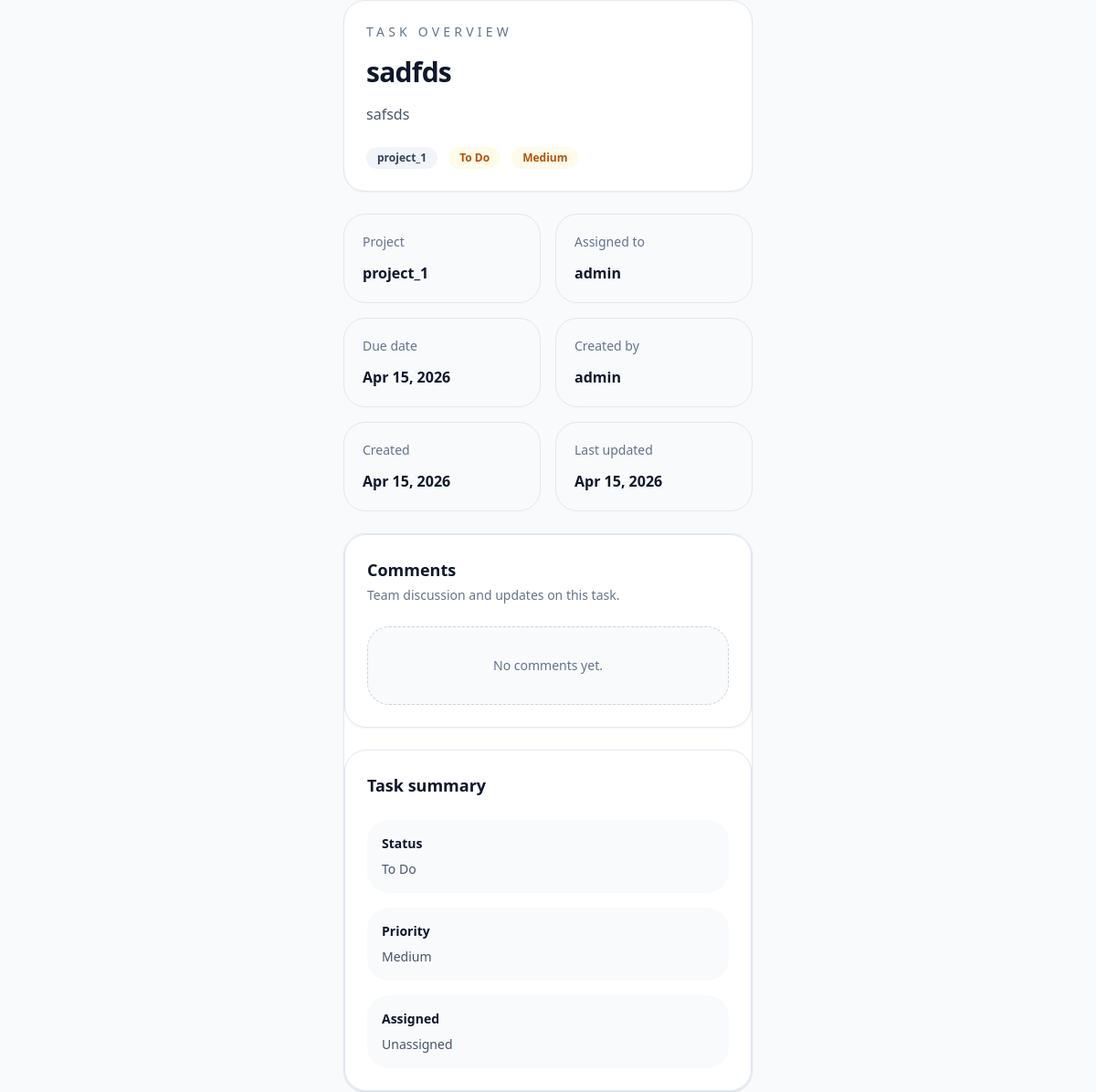
The page /task/task_detail/4 on the database its author committed.
### tasks/models.py (models this page shows, shortened)
class Task(models.Model):
    STATUS_CHOICES = [
        ("todo", "To Do"),
        ("in_progress", "In Progress"),
        ("review", "Review"),
        ("done", "Done"),
    ]
    PRIORITY_CHOICES = [
        ("low", "Low"),
        ("medium", "Medium"),
        ("high", "High"),
        ("urgent", "Urgent"),
    ]
    title = models.CharField(max_length=200)
    description = models.TextField(blank=True)
    project = models.ForeignKey(Project, on_delete=models.CASCADE, related_name="tasks")
    assigned_to = models.ForeignKey(settings.AUTH_USER_MODEL, on_delete=models.SET_NULL, null=True, blank=True, related_name="assigned_tasks")
    created_by = models.ForeignKey(settings.AUTH_USER_MODEL, on_delete=models.SET_NULL, null=True, related_name="created_tasks")
    labels = models.ManyToManyField(Label, blank=True, related_name="tasks")
    status = models.CharField(max_length=20, choices=STATUS_CHOICES, default="todo")
    priority = models.CharField(max_length=20, choices=PRIORITY_CHOICES, default="medium")
    due_date = models.DateField(blank=True, null=True)
    is_completed = models.BooleanField(default=False)
    order = models.PositiveIntegerField(default=0)
    created_at = models.DateTimeField(auto_now_add=True)
    updated_at = models.DateTimeField(auto_now=True)

class Project(models.Model):
    name = models.CharField(max_length=150)
    description = models.TextField(blank=True)
    owner = models.ForeignKey(settings.AUTH_USER_MODEL, on_delete=models.CASCADE, related_name="owned_projects")
    members = models.ManyToManyField(settings.AUTH_USER_MODEL, blank=True, related_name="projects")
    start_date = models.DateField(default=timezone.now)
    due_date = models.DateField(blank=True, null=True)
    is_archived = models.BooleanField(default=False)
    created_at = models.DateTimeField(auto_now_add=True)

### accounts/models.py (models this page shows, shortened)
class User(AbstractUser):
    ROLE_CHOICES = [
        ("admin", "Admin"),
        ("manager", "Manager"),
        ("member", "Member"),
    ]
    role = models.CharField(max_length=20, choices=ROLE_CHOICES, default="member")
    phone = models.CharField(max_length=20, blank=True)
    avatar = models.ImageField(upload_to="avatars/", blank=True, null=True)
    location = models.CharField(max_length=100, blank=True)
    bio = models.TextField(blank=True)

### tasks/views.py (the view)
# urls.py: path('task_detail/<int:id>',views.task_detail,name='task_detail'),
def task_detail(request, id):
    try:
        task = Task.objects \
            .select_related('project', 'project__owner', 'created_by', 'assigned_to') \
            .prefetch_related('comments__user') \
            .get(pk=id)
    except Task.DoesNotExist:
        raise Http404("Task not found.")
    context = {
        'task': task,
    }
    return render(request, 'tasks/task_detail.html', context)

### templates/tasks/task_detail.html (shortened to what this page needs)
{% extends 'base.html' %}
{% block content %}
<div class="space-y-6">
  <section class="rounded-3xl border border-slate-200 bg-white p-6 shadow-sm">
    <div class="flex flex-col gap-6 xl:flex-row xl:items-start xl:justify-between">
      <div class="space-y-4">
        <p class="text-sm uppercase tracking-[0.3em] text-slate-500">Task overview</p>
        <h2 class="text-2xl font-semibold tracking-tight text-slate-900 sm:text-3xl">
          {{ task.title }}
        </h2>
        <p class="max-w-3xl text-sm text-slate-600 sm:text-base">
          {{ task.description|default:'No description provided yet.' }}
        </p>
      </div>
      <div class="flex flex-wrap items-center gap-3">
        <span class="rounded-full bg-slate-100 px-3 py-1 text-xs font-semibold text-slate-700">
          {{ task.project.name }}
        </span>
        <span class="rounded-full px-3 py-1 text-xs font-semibold
          {% if task.status == 'done' %}bg-emerald-50 text-emerald-700
          {% elif task.status == 'todo' %}bg-amber-50 text-amber-700
          {% elif task.status == 'in_progress' %}bg-sky-50 text-sky-700
          {% else %}bg-indigo-50 text-indigo-700{% endif %}">
          {{ task.get_status_display }}
        </span>
        <span class="rounded-full px-3 py-1 text-xs font-semibold
          {% if task.priority == 'urgent' %}bg-red-50 text-red-700
          {% elif task.priority == 'high' %}bg-rose-50 text-rose-700
          {% elif task.priority == 'medium' %}bg-amber-50 text-amber-700
          {% else %}bg-slate-100 text-slate-700{% endif %}">
          {{ task.get_priority_display }}
        </span>
      </div>
    </div>
  </section>
  <section class="grid gap-4 sm:grid-cols-2 xl:grid-cols-3">
    <div class="rounded-3xl border border-slate-200 bg-slate-50 p-5">
      <p class="text-sm text-slate-500">Project</p>
      <p class="mt-3 text-base font-semibold text-slate-900">{{ task.project.name }}</p>
    </div>
    <div class="rounded-3xl border border-slate-200 bg-slate-50 p-5">
      <p class="text-sm text-slate-500">Assigned to</p>
      <p class="mt-3 text-base font-semibold text-slate-900">
        {{ task.assigned_to.get_full_name|default:task.assigned_to.username|default:'Unassigned' }}
      </p>
    </div>
    <div class="rounded-3xl border border-slate-200 bg-slate-50 p-5">
      <p class="text-sm text-slate-500">Due date</p>
      <p class="mt-3 text-base font-semibold text-slate-900">
        {{ task.due_date|date:'M j, Y'|default:'Not set' }}
      </p>
    </div>
    <div class="rounded-3xl border border-slate-200 bg-slate-50 p-5">
      <p class="text-sm text-slate-500">Created by</p>
      <p class="mt-3 text-base font-semibold text-slate-900">
        {{ task.created_by.get_full_name|default:task.created_by.username|default:'System' }}
      </p>
    </div>
    <div class="rounded-3xl border border-slate-200 bg-slate-50 p-5">
      <p class="text-sm text-slate-500">Created</p>
      <p class="mt-3 text-base font-semibold text-slate-900">{{ task.created_at|date:'M j, Y' }}</p>
    </div>
    <div class="rounded-3xl border border-slate-200 bg-slate-50 p-5">
      <p class="text-sm text-slate-500">Last updated</p>
      <p class="mt-3 text-base font-semibold text-slate-900">{{ task.updated_at|date:'M j, Y' }}</p>
    </div>
  </section>
  <section class="grid gap-6 xl:grid-flow-10o-2o rounded-3xl border border-slate-200 bg-white p-6 shadow-sm">
    <div class="-m-6 grid gap-6 xl:grid-flow-1row-1col">
      <div class="rounded-3xl border border-slate-200 bg-white p-6 shadow-sm xl:border-0 xl:p-0">
        <div class="flex items-center justify-between gap-4">
          <div>
            <h3 class="text-lg font-semibold text-slate-900">Comments</h3>
            <p class="mt-1 text-sm text-slate-500">
              Team discussion and updates on this task.
            </p>
          </div>
        </div>
        <div class="mt-6 space-y-4">
          {% for comment in task.comments.all %}
          <article class="rounded-3xl border border-slate-200 bg-slate-50 p-5">
            <div class="flex items-center justify-between gap-3">
              <div>
                <p class="text-sm font-semibold text-slate-900">
                  {{ comment.user.get_full_name|default:comment.user.username }}
                </p>
                <p class="text-xs text-slate-500">
                  {{ comment.created_at|date:'M j, Y H:i' }}
                </p>
              </div>
            </div>
            <p class="mt-4 text-slate-600">{{ comment.body }}</p>
          </article>
          {% empty %}
          <div class="rounded-3xl border border-dashed border-slate-300 bg-slate-50 p-8 text-center text-sm text-slate-500">
            No comments yet.
          </div>
          {% endfor %}
        </div>
      </div>
      <div class="rounded-3xl border border-slate-200 bg-white p-6 shadow-sm">
        <h3 class="text-lg font-semibold text-slate-900">Task summary</h3>
        <div class="mt-6 space-y-4 text-sm text-slate-600">
          <div class="rounded-3xl bg-slate-50 p-4">
            <p class="font-semibold text-slate-900">Status</p>
            <p class="mt-2">{{ task.get_status_display }}</p>
          </div>
          <div class="rounded-3xl bg-slate-50 p-4">
            <p class="font-semibold text-slate-900">Priority</p>
            <p class="mt-2">{{ task.get_priority_display }}</p>
          </div>
          <div class="rounded-3xl bg-slate-50 p-4">
            <p class="font-semibold text-slate-900">Assigned</p>
            <p class="mt-2">{{ task.assigned_to.get_full_name|default:'Unassigned' }}</p>
          </div>
        </div>
      </div>
    </div>
  </section>
</div>
{% endblock %}

### rows shown on the page
Task: title "sadfds", description "safsds", project.name "project_1", status "To Do", priority "Medium", assigned_to.get_full_name "admin", due_date "Apr 15, 2026", created_by.get_full_name "admin", created_at "Apr 15, 2026", updated_at "Apr 15, 2026", assigned_to.get_full_name "Unassigned"
